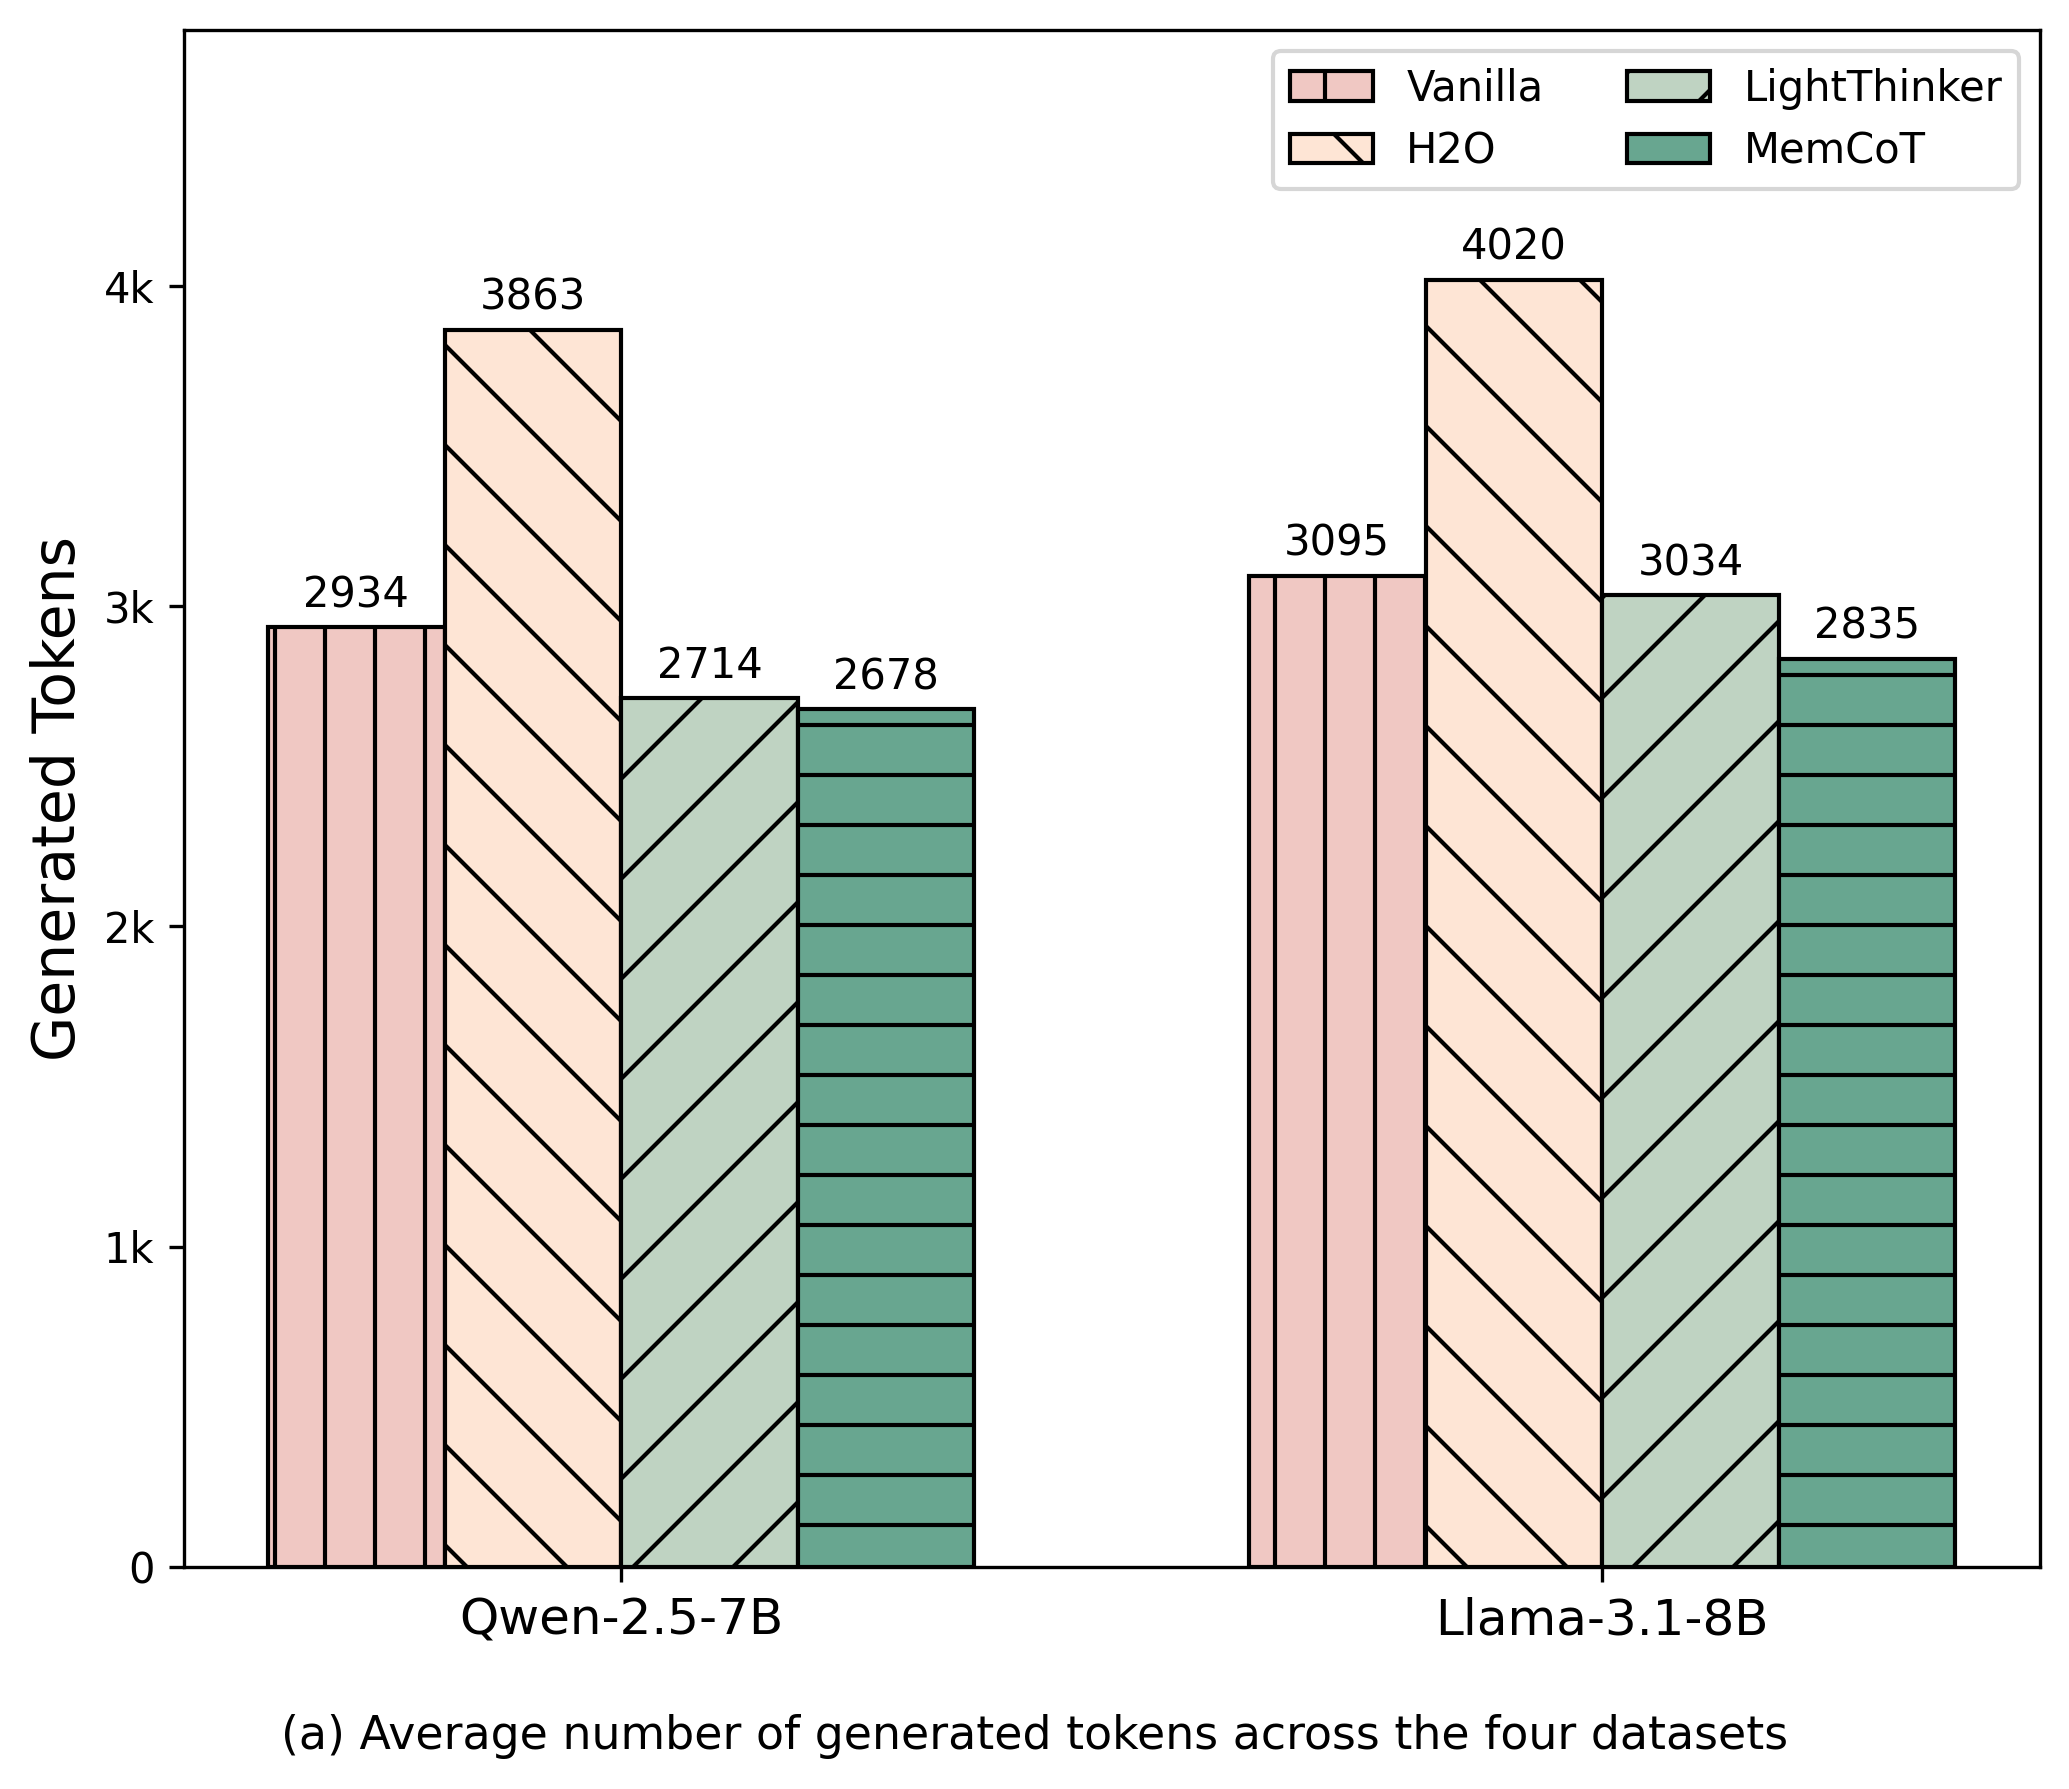

Source code (Python):
import matplotlib.pyplot as plt
import numpy as np

def generate_dual_formats():
    # --- 1. 数据准备 ---
    models = ['Qwen-2.5-7B', 'Llama-3.1-8B']
    vanilla_data = [2934, 3095]
    h2o_data = [3863, 4020]
    lightthinker_data = [2714, 3034]
    memcot_data = [2678, 2835]

    x = np.arange(len(models))  
    width = 0.18

    fig, ax = plt.subplots(figsize=(7, 6))

    # --- 2. 绘制柱状图 (带填充纹理) ---
    vanilla_bars = ax.bar(x - 1.5*width, vanilla_data, width, label='Vanilla', color='#F0C8C3', edgecolor='black', hatch='|')
    h2o_bars = ax.bar(x - 0.5*width, h2o_data, width, label='H2O', color='#FEE5D5', edgecolor='black', hatch='\\')
    lightthinker_bars = ax.bar(x + 0.5*width, lightthinker_data, width, label='LightThinker', color='#BFD3C2', edgecolor='black', hatch='/')
    memcot_bars = ax.bar(x + 1.5*width, memcot_data, width, label='MemCoT', color='#68A690', edgecolor='black',  hatch='-')

    # 在柱子顶部显示具体数值
    for bars in [vanilla_bars, h2o_bars, lightthinker_bars, memcot_bars]:
        for bar in bars:
            height = bar.get_height()
            ax.text(
                bar.get_x() + bar.get_width() / 2,
                height + 35,
                f'{int(height)}',
                ha='center',
                va='bottom',
                fontsize=10
            )

    # --- 3. 细节调整 ---
    ax.set_ylabel('Generated Tokens', fontsize=14)
    ax.set_xticks(x)
    ax.set_xticklabels(models, fontsize=12)
    ax.set_ylim(0, 4800)
    ax.set_yticks([0, 1000, 2000, 3000, 4000])
    ax.set_yticklabels(['0', '1k', '2k', '3k', '4k'])
    ax.legend(ncol=2, loc='upper right')

    # 添加底部标题
    plt.figtext(0.5, 0.02, "(a) Average number of generated tokens across the four datasets", 
                ha="center", fontsize=11)

    plt.tight_layout(rect=[0, 0.05, 1, 1])

    # --- 4. 同时生成两个文件 ---
    # 保存为 PDF (矢量图，适合论文)
    plt.savefig("output_length.pdf", format='pdf', bbox_inches='tight')
    
    # 保存为 PNG (像素图，适合预览，设置 300 DPI 保证清晰度)
    plt.savefig("output_length.png", format='png', dpi=300, bbox_inches='tight')

    plt.show()
    print("已成功生成 result_chart.pdf 和 result_chart.png")

if __name__ == "__main__":
    generate_dual_formats()
